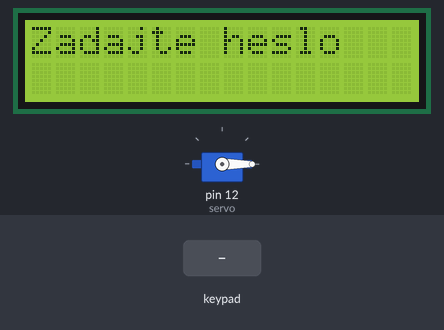
A sketch run on a simulated Arduino Uno, built with avr-gcc and run on an emulated ATmega328P. On the bench: servo, 16×2 character LCD. The inputs (shaded band) are chosen by the test bench.

Above: at 1.2 s.
1.3 s: keypad keys 0 0 0 0 D pressed 0.4 s apart
At 4.1 s:
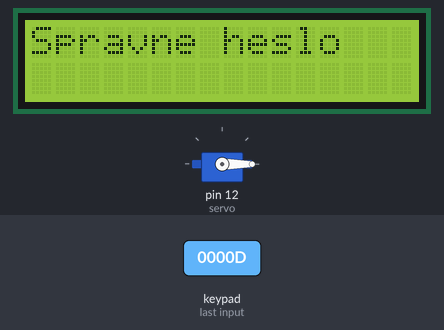
4.8 s: key 'C' pressed
At 5.7 s:
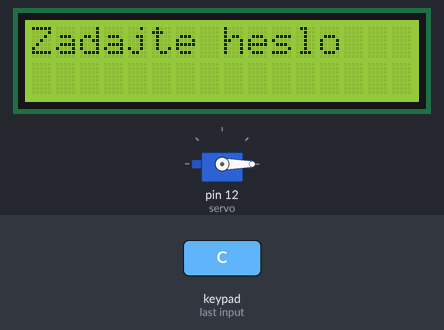
6.4 s: keypad keys 7 6 5 4 D pressed 0.4 s apart
At 8.4 s:
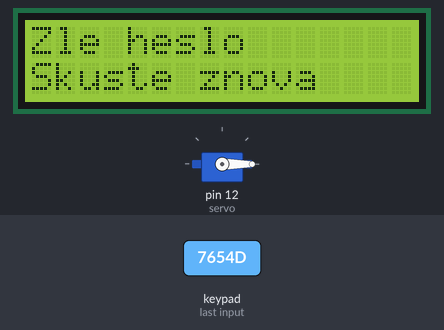
11.4 s: key '1' pressed
At 12.4 s:
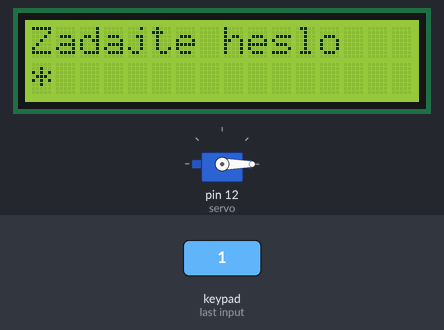
Timing chart, 0 to 13.9 s (numbered marks = the images above; inputs shaded):
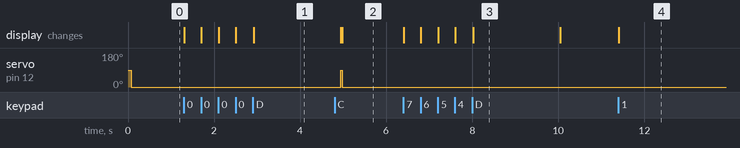

Measured:
- after the input at 1.3 s, the display: first changes at once (image 1 shows a later state)
- after the input at 4.8 s, the display: first differs from a run without the input after 0.18 s (image 2)
- after the input at 6.4 s, the display: first changes at once (image 3 shows a later state)
- after the input at 11.4 s, the display: changes at once (image 4)
- what the display in image 3 shows lasts 2.0 s, from 8.0 s to 10.0 s

The sketch:

servoDoorLockSystem.ino
```cpp
#include <Adafruit_LiquidCrystal.h> // Knižnica pre LCD displej
#include <Servo.h> // Knižnica pre servo motor
#include <Keypad.h> // Knižnica pre klávesnicu

Servo servo; // Vytvorenie objektu servo

const byte ROWS = 4; // Počet riadkov na klávesnici
const byte COLS = 4; // Počet stĺpcov na klávesnici
char keys[ROWS][COLS] = { // Definícia tlačidiel na klávesnici
  {'1', '2', '3', 'A'},
  {'4', '5', '6', 'B'},
  {'7', '8', '9', 'C'},
  {'*', '0', '#', 'D'}
};
byte rowPins[ROWS] = {7, 6, 5, 4}; // Piny pripojené na riadky klávesnice
byte colPins[COLS] = {3, 2, 1, 0}; // Piny pripojené na stĺpce klávesnice

Keypad keypad = Keypad(makeKeymap(keys), rowPins, colPins, ROWS, COLS); // Vytvorenie objektu pre klávesnicu

Adafruit_LiquidCrystal lcd(0); // Vytvorenie objektu pre LCD displej

const char aktualneHeslo[] = "0000"; // Preddefinované heslo
int dlzkaHesla = sizeof(aktualneHeslo) - 1; // Dĺžka hesla
char *zadaneHeslo = (char*)malloc(sizeof(char) * (dlzkaHesla + 1)); // Dynamická alokácia pamäte pre zadané heslo
int pocet = 0; // Počet zadaných znakov

bool dvereZatvorene = true; // Stav dverí (zatvorené/otvorené)

void setup(){
  servo.attach(12); // Pripojenie serva na pin 12
  lcd.begin(16,2); // Inicializácia LCD displeja s veľkosťou 16x2
  lcd.print("Zadajte heslo"); // Zobrazenie uvítacej správy na displeji
  servo.write(0); // Nastavenie serva na počiatočnú pozíciu (zatvorené)
  lcd.setCursor(0, 1); // Nastavenie kurzora na druhý riadok LCD displeja
}

void loop(){
  char stlacenyZnak = keypad.getKey(); // Získanie stlačeného znaku z klávesnice

  if(dvereZatvorene) zatvorene(stlacenyZnak); // Ak sú dvere zatvorené, volaj funkciu zatvorene()
  else otvorene(stlacenyZnak); // Ak sú dvere otvorené, volaj funkciu otvorene()
}

void zatvorene(char znak){
  if(znak){ // Ak je stlačený nejaký znak
    if(znak >= '0' && znak <= '9'){ // Ak je stlačený znak číslo
      if(pocet < dlzkaHesla){ // Ak ešte neboli zadané všetky znaky hesla
        lcd.print('*'); // Zobrazenie hviezdičky na displeji namiesto čísla
        zadaneHeslo[pocet] = znak; // Uloženie znaku do zadaného hesla
        pocet++; // Zvýšenie počtu zadaných znakov
      }
    }
    else if(znak == 'D'){ // Ak je stlačené tlačidlo 'D'
      if(pocet == dlzkaHesla){ // Ak bolo zadané celé heslo
        if(hesloJeSpravne()) otvorDvere(); // Ak je heslo správne, otvor dvere
        else zleHeslo(); // Ak je heslo nesprávne, zobraz chybu
      }
    }
  }
}

void otvorene(char znak){
  if(znak == 'C') zatvorDvere(); // Ak sú dvere otvorené a je stlačené 'C', zatvor dvere
}

bool hesloJeSpravne(){
  for(int i = 0; i < dlzkaHesla; i++){ // Porovnanie každého znaku zadaného hesla s aktuálnym heslom
    if(zadaneHeslo[i] != aktualneHeslo[i]) return false; // Ak sa niektorý znak nezhoduje, heslo je nesprávne
  }
  return true; // Ak sa všetky znaky zhodujú, heslo je správne
}

void otvorDvere(){
  lcd.clear(); // Vyčistenie displeja
  lcd.print("Spravne heslo"); // Zobrazenie správy o správnom hesle
  delay(2000); // Pauza na 2 sekundy
  lcd.clear(); // Vyčistenie displeja
  lcd.print("Dvere otvorene"); // Zobrazenie správy o otvorení dverí
  lcd.setCursor(0, 1); // Nastavenie kurzora na druhý riadok
  lcd.print("<C>=> Zatvorenie"); // Zobrazenie správy o zatvorení dverí
  servo.write(90); // Nastavenie serva na pozíciu otvorenia
  dvereZatvorene = false; // Zmena stavu dverí na otvorené
}

void zatvorDvere(){
  servo.write(0); // Nastavenie serva na pozíciu zatvorenia
  resetHesla(); // Resetovanie zadaného hesla
  lcd.clear(); // Vyčistenie displeja
  lcd.print("Zadajte heslo"); // Zobrazenie správy o zadávaní hesla
  lcd.setCursor(0, 1); // Nastavenie kurzora na druhý riadok
  dvereZatvorene = true; // Zmena stavu dverí na zatvorené
}

void zleHeslo(){
  lcd.clear(); // Vyčistenie displeja
  lcd.print("Zle heslo"); // Zobrazenie správy o nesprávnom hesle
  lcd.setCursor(0, 1); // Nastavenie kurzora na druhý riadok
  lcd.print("Skuste znova"); // Zobrazenie správy o opätovnom pokuse
  delay(2000); // Pauza na 2 sekundy
  resetHesla(); // Resetovanie zadaného hesla
  lcd.clear(); // Vyčistenie displeja
  lcd.print("Zadajte heslo"); // Zobrazenie správy o zadávaní hesla
  lcd.setCursor(0, 1); // Nastavenie kurzora na druhý riadok
}

void resetHesla(){
  pocet = 0; // Resetovanie počtu zadaných znakov
  memset(zadaneHeslo, 0, sizeof(zadaneHeslo)); // Vymazanie obsahu zadaného hesla
}
```
